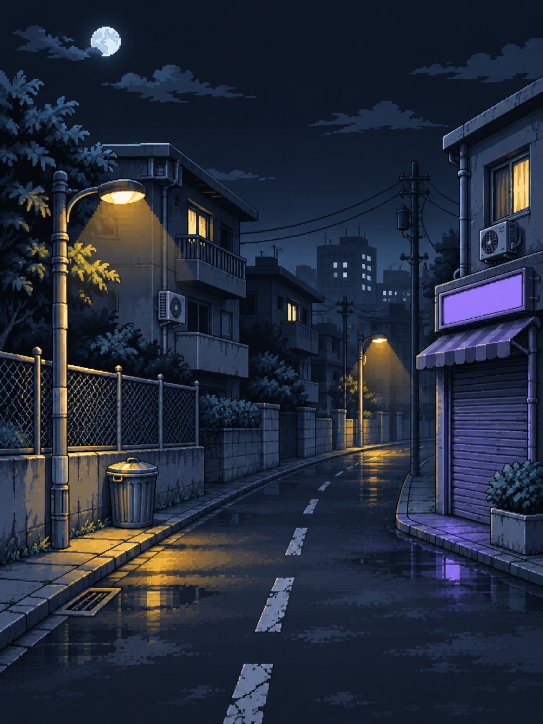
#> input picture art/source/P01-lobby-v01.png, 1086 x 1448 px (shown at 1/2 size); its folder holds 4 pictures in this run
$ python prepare.py
#> lines starting #> are read from the running program, lines starting #| are printed output that depends on the picture; after the words box and inside, x2 and y2 are one past the last pixel; in counts of white or black regions, pixels touching at a corner belong together
"""Normalize actual built-in image-generation outputs; never draw replacement art."""
from pathlib import Path
from PIL import Image, ImageOps, ImageDraw
import json, hashlib, shutil
ROOT = Path(__file__).resolve().parents[2]
SRC = ROOT/'art/source'
OUT = ROOT/'apps/web/public/assets/generated'
REV = ROOT/'art/review'
GEN = Path('/Users/manath/.codex/generated_images/01a1a7e5-6c85-72d3-9509-cf38df4249e6')
# Exact observed tool artifact IDs; source files are immutable.
SPECS = [
('P01-lobby','694a5668-9103-49e6-b9f8-6f824f1bdea8','lobby-night',(480,640)),
('P02-player','b2f9a976-d310-45d1-acec-ad943a576c10','player',(192,96)),
('P03-thug','a78a48ea-811a-4ed9-b076-396731787b8f','enemy-thug',(192,96)),
('P04-runner','7a4c147b-0e41-41ec-bbdf-51d7a23463ee','enemy-runner',(192,96)),
('P05-brute','2d9f3552-d419-4c3e-9035-422fbc3885a9','enemy-brute',(192,96)),
('P06-boss','a57cbd23-619c-4c2a-b687-9173c6bdd64b','boss',(256,128)),
('P07a-asphalt','bc71cfde-8c56-44df-8d60-74eab1e4a384','tile-asphalt',(32,32)),
('P07b-sidewalk','fef3a1c2-10b7-4996-9fc3-de158e342953','tile-sidewalk',(32,32)),
('P07c-road-marking','861ce368-5cc3-4ecd-8108-09c597625885','tile-road-marking',(32,32)),
('P08-lamp','e4af63ed-bc5b-47c0-a83e-894c7c9f6d25','prop-lamp',(48,64)),
('P08-bin','2ebca0b6-a6c8-4a29-abe5-8d067cb65a6c','prop-bin',(32,32)),
('P08-fence','71b29280-3954-4ede-8b25-e30574bc1dd6','prop-fence',(64,32)),
('P08-car','d76e8348-3559-45d6-92f3-919b306c7c31','prop-car',(48,80)),
('P08-neon','9d8ca212-8fc8-4297-9ca0-a6541052ec3c','prop-neon',(64,48)),
('P09-money','847869c8-5271-439f-ade8-7fb310c4fad7','pickup-money',(16,16)),
('P09-xp','cf47e0e7-4f63-48d4-959e-0bad63216c82','pickup-xp',(16,16)),
('P09-medkit','430cce31-d642-45d8-bf9e-ca16baa5c375','pickup-medkit',(16,16)),
('P10-run','40d2d30c-7807-47ca-9a49-0051b750eba6','icon-run',(24,24)),
('P10-casino','b4c2edb5-469d-4273-93bf-5cc0461f17de','icon-casino',(24,24)),
('P10-gang','5aeab738-0321-4512-9c23-6afc431e0876','icon-gang',(24,24)),
('P10-city','7ee23c0e-f066-416d-bc4f-d1ef4f9b8395','icon-city',(24,24)),
('P11-rocket','f60d7a9c-966b-4f7b-b5ed-ed2606c11334','rocket',(64,64)),
]
for d in (SRC,OUT,REV): d.mkdir(parents=True,exist_ok=True)
NEAR=Image.Resampling.NEAREST

def hard_alpha(im):
    im=im.convert('RGBA')
    im.putalpha(im.getchannel('A').point(lambda a:255 if a>=220 else 0))
    return im

def fit(im,size,pad=2,bottom=False):
    box=im.getbbox()
    assert box, 'empty image'
    im=im.crop(box)
    s=min((size[0]-2*pad)/im.width,(size[1]-2*pad)/im.height)
    im=im.resize((max(1,round(im.width*s)),max(1,round(im.height*s))),NEAR)
    result=Image.new('RGBA',size)
    result.alpha_composite(im,((size[0]-im.width)//2,size[1]-pad-im.height if bottom else (size[1]-im.height)//2))
    return result

assets=[]
for source,ident,name,size in SPECS:
    version='v02' if name in ('player','tile-sidewalk') else 'v01'
    raw=SRC/f'{source}-{version}.png'
    if not raw.exists(): shutil.copy2(GEN/f'exec-{ident}.png',raw)
    original=Image.open(raw)
#> original is the input picture: PIL image 1086x1448 RGB; mean R, G, B 36, 43.3, 59.3
    im=hard_alpha(original)
    info={'source':str(raw.relative_to(ROOT)),'runtime':f'apps/web/public/assets/generated/{name}.png','tool':'image_gen.imagegen','model':None,'generationArtifact':f'exec-{ident}.png','sourceSize':list(original.size),'sourceMode':original.mode,'sourceSha256':hashlib.sha256(raw.read_bytes()).hexdigest(),'promptReference':'docs/art/PROMPTS.md — corresponding P task; normalized English request used in chat','processing':[]}
    if name=='lobby-night':
        im=ImageOps.fit(original.convert('RGB'),size,method=NEAR)
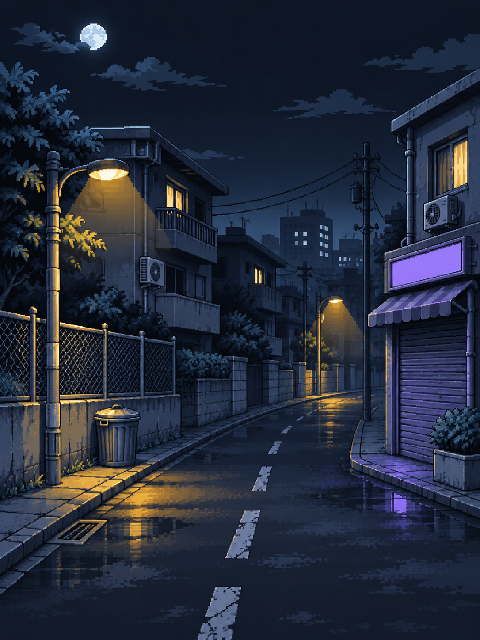
#> im: PIL image 480x640 RGB; mean R, G, B 36, 43.3, 59.3
        info['processing']=['aspect-preserving crop and nearest-neighbor resize']
    elif name in ('player','enemy-thug','enemy-runner','enemy-brute','boss'):
        cell=size[1]//2
        # Visual inspection confirmed one complete pose per equal source cell.
        frames=[]; crops=[]
        for i in range(8):
            box=(round((i%4)*im.width/4),round((i//4)*im.height/2),round((i%4+1)*im.width/4),round((i//4+1)*im.height/2))
            part=im.crop(box); bbox=part.getbbox(); assert bbox
            assert bbox[0]>0 and bbox[1]>0 and bbox[2]<part.width and bbox[3]<part.height, (name,i,bbox)
            crops.append(part.crop(bbox))
        # Single scale for all 8 poses, including downed; never stretch.
        scale=min((cell-6)/max(p.width for p in crops),(cell-10)/max(p.height for p in crops))
        im=Image.new('RGBA',size)
        for i,p in enumerate(crops):
            p=p.resize((max(1,round(p.width*scale)),max(1,round(p.height*scale))),NEAR)
            frame=Image.new('RGBA',(cell,cell))
            baseline=57 if cell==64 else 42
            frame.alpha_composite(p,((cell-p.width)//2,baseline+1-p.height))
            frames.append(frame);im.alpha_composite(frame,((i%4)*cell,(i//4)*cell))
        assert len({p.tobytes() for p in frames})==8, name
        review=Image.new('RGB',(cell*4,cell*2),'#141B25');review.paste(im,mask=im.getchannel('A'))
        review.save(REV/f'{name}-1x.png');review.resize((review.width*4,review.height*4),NEAR).save(REV/f'{name}-4x.png')
        gif=[]
        for i in (2,3,4,5):
            bg=Image.new('RGB',(cell,cell),'#141B25');bg.paste(frames[i],mask=frames[i].getchannel('A'));gif.append(bg.resize((cell*4,cell*4),NEAR))
        gif[0].save(REV/f'{name}-run.gif',save_all=True,append_images=gif[1:],duration=140,loop=0)
        info['processing']=['alpha threshold 220 (RGB dark details preserved)','visually inspected 4x2 source cells, crop each alpha bounding box','one proportional scale shared by all eight poses','bottom baseline 42 / boss 57; centered x','nearest-neighbor resize; 4x2 assembly']
        info['frames']=8;info['frameSize']=[cell,cell];info['uniqueFrames']=8
    elif name in ('tile-asphalt','tile-sidewalk'):
        im=original.convert('RGB')
        im=im.transform(size,Image.Transform.AFFINE,(im.width/32,0,-im.width/64,0,im.height/32,-im.height/64),resample=NEAR)
        # Equal boundary pixels remove a hard border discontinuity, using source colors.
        for x in range(32): im.putpixel((x,31),im.getpixel((x,0)))
        for y in range(32): im.putpixel((31,y),im.getpixel((0,y)))
        rep=Image.new('RGB',(96,96))
        for y in range(3):
            for x in range(3): rep.paste(im,(x*32,y*32))
        rep.resize((384,384),NEAR).save(REV/f'{name}-3x3.png')
        info['processing']=['nearest-neighbor downsample','copy opposite edge source pixels to ensure matched boundaries']
    else:
        if name=='prop-neon':
            # Actual generated sign on right side of unwanted facade; isolate sign only.
            im=im.crop((1110,385,1268,630))
            info['processing'].append('manual source crop x1110 y385 x1268 y630: only hanging sign')
        im=fit(im,size,bottom=name=='prop-lamp')
        if name=='prop-lamp':
            base=im.getchannel('A').crop((0,size[1]-4,size[0],size[1])).getbbox()
            dx=size[0]//2-(base[0]+base[2])//2
            shifted=Image.new('RGBA',size);shifted.alpha_composite(im,(dx,0));im=shifted
            info['processing'].append('align base center to x24 at bottom')
        info['processing']+=['alpha threshold 220; no RGB black removal','alpha-bbox crop and proportional nearest-neighbor fit; >=2px padding']
    dest=OUT/f'{name}.png';im.save(dest)
    assert im.size==size
    info['size']=list(size);info['runtimeSha256']=hashlib.sha256(dest.read_bytes()).hexdigest()
    if im.mode=='RGBA':
        a=im.getchannel('A');assert a.getextrema()==(0,255)
        box=a.getbbox();assert box[0]>=2 and box[1]>=2 and box[2]<=size[0]-2 and box[3]<=size[1]-2,(name,box)
        info['alphaRange']=list(a.getextrema());info['contentBounds']=list(box)
    else: info['opaque']=True
    info['status']='needs-fix' if info.get('frames') else 'ready'
    if info.get('frames'): info['limitations']=['Generated poses have idle foot/shape jitter and imperfect alternating stride. Technical atlas ready; animation polish and in-game playback review outstanding.']
    assets.append(info)
#> pass 2 of the loop `for source,ident,name,size in SPECS:`:
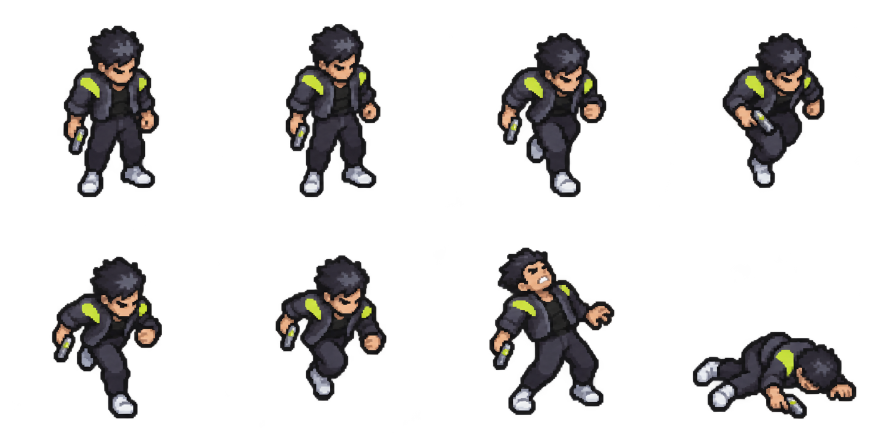
#> input picture art/source/P02-player-v02.png, 1774 x 887 px (shown at 1/2 size)
#> original is the input picture: PIL image 1774x887 RGBA; mean R, G, B, A 13.8, 12.7, 12.2, 48.6
#> the loop `for i in range(8):` made 8 passes
#> bbox on passes 1 to 8: (128, 52, 317, 394), (128, 49, 316, 394), (109, 67, 325, 394), (116, 67, 318, 375), (105, 70, 323, 392), (108, 68, 328, 357), (93, 52, 341, 385), (56, 221, 382, 393)
#> after the loop `for i in range(8):`:
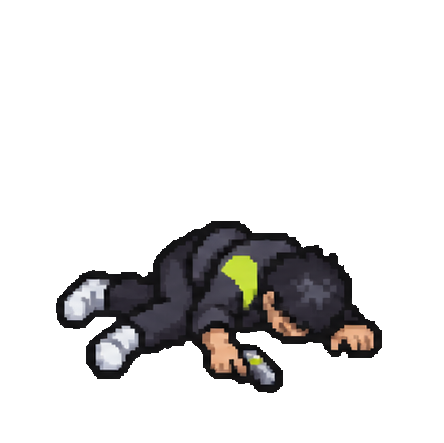
#> part: PIL image 444x443 RGBA; mean R, G, B, A 12.8, 11.9, 11.6, 41.9; transparent parts drawn white
#> after the loop `for i in range(8):`: crops = 8 items
#> scale = 0.11
#> the loop `for i,p in enumerate(crops):` made 8 passes
#> after the loop `for i,p in enumerate(crops):`: frames = 8 items
#> after the loop `for i in (2,3,4,5):`: gif = 4 items
#> `a = im.getchannel('A')`:
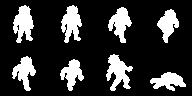
#> a: PIL image 192x96 L; 19.5% white; 8 white regions, largest, box (x1, y1, x2, y2) and area: (106, 54, 133, 91) 522, (13, 5, 34, 43) 509, (61, 5, 82, 43) 494
#> `box = a.getbbox()`: box = (12, 5, 186, 91)
#> pass 3 of the loop `for source,ident,name,size in SPECS:`:
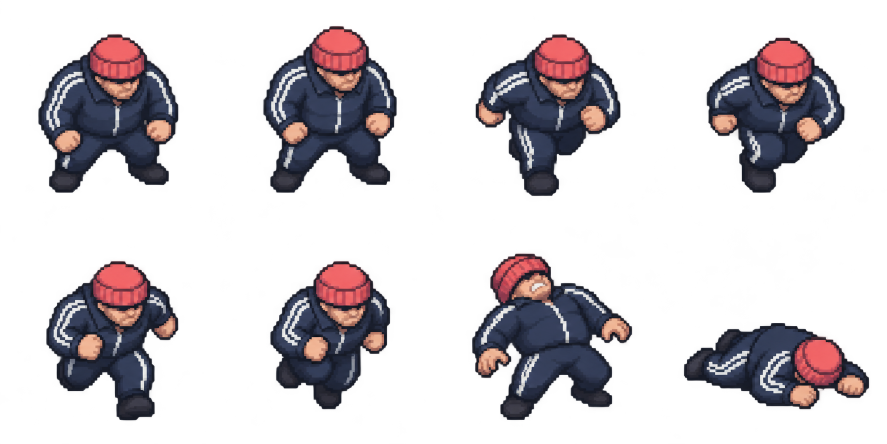
#> input picture art/source/P03-thug-v01.png, 1774 x 887 px (shown at 1/2 size)
#> original is the input picture: PIL image 1774x887 RGBA; mean R, G, B, A 24.9, 19.8, 23.5, 67.6
#> the loop `for i in range(8):` made 8 passes
#> bbox on passes 1 to 8: (78, 69, 356, 385), (84, 53, 349, 385), (65, 69, 353, 391), (84, 76, 358, 385), (93, 79, 356, 396), (98, 79, 336, 374), (58, 64, 376, 395), (39, 203, 407, 374)
#> after the loop `for i in range(8):`:
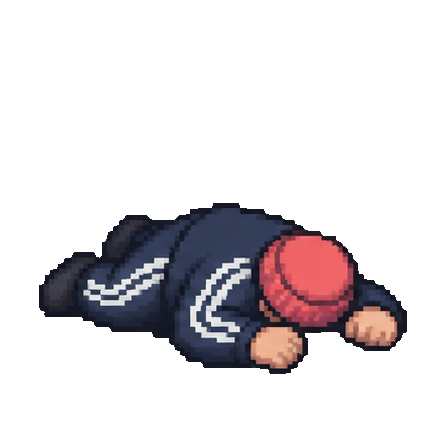
#> part: PIL image 444x443 RGBA; mean R, G, B, A 20.8, 16, 18.6, 51.8; transparent parts drawn white
#> scale = 0.114
#> `a = im.getchannel('A')`:
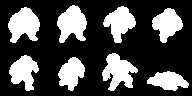
#> a: PIL image 192x96 L; 29.3% white; 8 white regions, largest, box (x1, y1, x2, y2) and area: (102, 53, 138, 91) 777, (8, 7, 40, 43) 770, (57, 5, 87, 43) 760
#> `box = a.getbbox()`: box = (8, 5, 189, 91)
#> (the run stopped early here; a loop or call above may not have finished)
